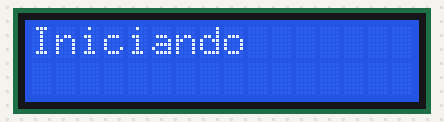
This sketch was run on a simulated Arduino Uno, built with avr-gcc and run on an emulated ATmega328P. Shown: 16×2 character LCD. EEPROM starts erased.

Above: at 0.1 s.
At 20.1 s:
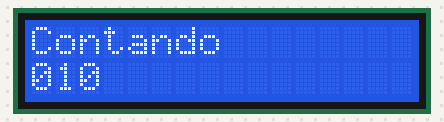
At 40.1 s:
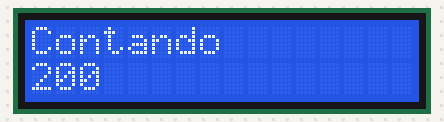
At 60.1 s:
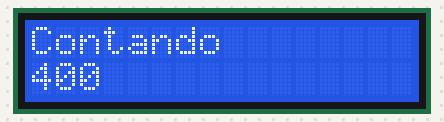
At 90.2 s:
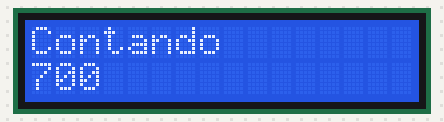
At 120.2 s:
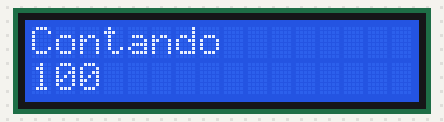

Measured:
- what the display in image 1 shows lasts 10.0 s, from 20.1 s to 30.1 s

The sketch:

arduino_shield_lcd_display.ino
```cpp
#include <LiquidCrystal.h> //INCLUSÃO DE BIBLIOTECA
#include <EEPROM.h>
LiquidCrystal lcd(8, 9, 4, 5, 6, 7); //PORTAS DO ARDUINO QUE SÃO UTILIZADAS PELO SHIELD KEYPAD DISPLAY LCD

int eeAddress = 0;
int valor = 0;
int limpo = 0;
void setup(){
 lcd.begin(16,2); //SETA A QUANTIDADE DE COLUNAS(16) E O NÚMERO DE LINHAS(2) DO DISPLAY. EM SUMA: UMA MATRIZ DE 16 COLUNAS E 2 LINHAS
 EEPROM.get(eeAddress, valor);
 lcd.setCursor(0, 0);
 lcd.clear();
 lcd.print("Iniciando");
}
void loop(){
  delay(10000);
  if(limpo==0){
    lcd.setCursor(0, 0);
    lcd.clear();
    lcd.print("Contando");
    limpo =1;
  }

  lcd.setCursor(0, 1);
  lcd.print(valor*10);
  valor++;
  EEPROM.put(eeAddress, valor);
}
```
